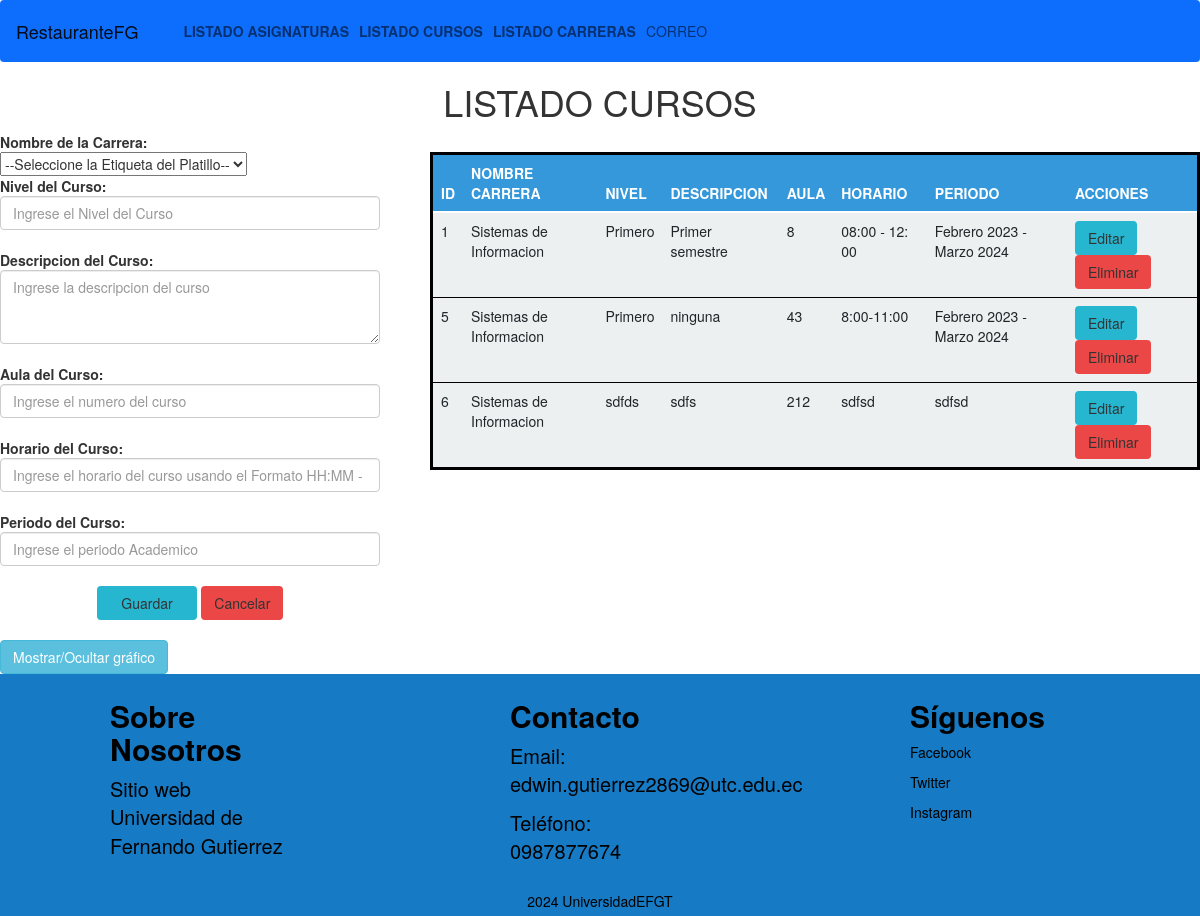
Screenshot of /curso with the database file from the repository.
### Aplicaciones/MatriculasEFGT/models.py (models this page shows)
class CursoEFGT(models.Model):
    id=models.AutoField(primary_key=True)
    nivelCursoEFGT=models.CharField(max_length=50)
    descripcionCursoEFGT=models.TextField()
    aulaCursoEFGT=models.PositiveIntegerField()
    horarioCursoEFGT=models.CharField(max_length=20, help_text='Formato HH:MM - HH:MM')
    periodoCursoEFGT=models.CharField(max_length=150)
    carrera=models.ForeignKey(CarreraEFGT,null=True,blank=True,on_delete=models.PROTECT)

class CarreraEFGT(models.Model):
    id=models.AutoField(primary_key=True)
    nombreCarreraEFGT=models.CharField(max_length=100)
    directorCarreraEFGT=models.CharField(max_length=100)
    logoCarreraEFGT=models.FileField(upload_to='logos',null=True,blank=True)
    duracionCarreraEFGT=models.CharField(max_length=100)
    facultadCarreraEFGT=models.CharField(max_length=100)

### Aplicaciones/MatriculasEFGT/views.py (the view)
# urls.py: path('curso',views.listadoCurso, name='listado_cursos'),
def listadoCurso(request):
    curso=CursoEFGT.objects.all()
    carrerasBdd=CarreraEFGT.objects.all()
    return render(request,'listadoCurso.html',{'cursos':curso,'carreras':carrerasBdd})

### Aplicaciones/MatriculasEFGT/templates/listadoCurso.html (shortened to what this page needs)
{% extends "./plantilla.html" %}
{% block contenido %}
{% load static %}
<center><h1>LISTADO CURSOS</h1></center>
<div class="row">
      <div class="col-md-4">
        <form class="" action="/guardarCurso/" method="post" enctype="multipart/form-data" id="frm_nuevo_curso">
          <b>Nombre de la Carrera: </b>
          <select name="id_carrera" id="id_carrera" data-live-search="true" data-live-search-style="startsWith" class="selectpicker"required>
            <option value="">--Seleccione la Etiqueta del Platillo--</option>
          </select>
          <br>
          <b>Nivel del Curso: </b>
          <input type="text" name="nivelCursoEFGT" id="nivelCursoEFGT" value="" placeholder="Ingrese el Nivel del Curso" class="form-control" required>
          <br>
          <b>Descripcion del Curso: </b>
          <textarea name="descripcionCursoEFGT" rows="3" class="form-control" placeholder="Ingrese la descripcion del curso" required></textarea>
          <br>
          <b>Aula del Curso: </b>
          <input type="number" name="aulaCursoEFGT" id="aulaCursoEFGT" value="" placeholder="Ingrese el numero del curso" class="form-control" required>
          <br>
          <b>Horario del Curso: </b>
          <input type="text" name="horarioCursoEFGT" id="horarioCursoEFGT" value="" placeholder="Ingrese el horario del curso usando el Formato HH:MM - HH:MM" class="form-control" required>
          <br>
          <b>Periodo del Curso: </b>
          <input type="text" name="periodoCursoEFGT" id="periodoCursoEFGT" value="" placeholder="Ingrese el periodo Academico" class="form-control" required>
          <br>
          <center class="button-container">
            <button type="submit" name="button" class="btn btn-custom-light"> &nbsp;&nbsp; Guardar &nbsp;&nbsp; </button>
            <button type="reset" name="button" class="btn btn-custom-secondary"> Cancelar </button>
          </center>
          <br>
        </form>
      </div>
      <div class="col-md-8">
        <br>
        <ul>
          <table class="table" id="tbl_cursos">
            <thead>
              <tr>
                <th>ID</th>
                <th>NOMBRE CARRERA</th>
                <th>NIVEL</th>
                <th>DESCRIPCION</th>
                <th>AULA</th>
                <th>HORARIO</th>
                <th>PERIODO</th>
                <th>ACCIONES</th>
              </tr>
            </thead>
              <tbody>
                {% for curso in cursos %}
                  <tr>
                    <td>{{curso.id}}</td>
                    <td>{{curso.carrera.nombreCarreraEFGT}}</td>
                    <td>{{curso.nivelCursoEFGT}}</td>
                    <td>{{curso.descripcionCursoEFGT}}</td>
                    <td>{{curso.aulaCursoEFGT}}</td>
                    <td>{{curso.horarioCursoEFGT}}</td>
                    <td>{{curso.periodoCursoEFGT}}</td>
                    <td>
                      <a href="/editarCurso/{{curso.id}}" class="btn btn-custom-light">Editar</a>
                       <a href="javascript:void(0)"
                        onclick="eliminarCurso('/eliminarCurso/{{curso.id}}');"
                        class="btn btn-custom-secondary">
                          Eliminar
                        </a>
                    </td>
                  {% endfor %}
                  </tr>
              </tbody>
          </table>
      </div>
    </div>
<button id="toggleChartButton" onclick="toggleChart()" class="btn btn-info">Mostrar/Ocultar gráfico</button>
    {% endblock %}

### UniversidadEFGT/static/css/principal.css (style rules this page uses)
table { border: 3px solid black !important; }
table thead { background-color: #3498db; color: #ffffff; }
table tbody { background-color: #ecf0f1; }
.btn-custom-light { background-color: #26B6CF; color: #333; }
.btn-custom-secondary { background-color: #EC4747; color: #333; }
body { margin: 0; padding: 0; font-family: Arial, sans-serif; }

### rows the page displays
CursoEFGT: id "1", carrera.nombreCarreraEFGT "Sistemas de Informacion", nivelCursoEFGT "Primero", descripcionCursoEFGT "Primer semestre", aulaCursoEFGT "8", horarioCursoEFGT "08:00 - 12: 00", periodoCursoEFGT "Febrero 2023 - Marzo 2024"
CursoEFGT: id "5", carrera.nombreCarreraEFGT "Sistemas de Informacion", nivelCursoEFGT "Primero", descripcionCursoEFGT "ninguna", aulaCursoEFGT "43", horarioCursoEFGT "8:00-11:00", periodoCursoEFGT "Febrero 2023 - Marzo 2024"
CursoEFGT: id "6", carrera.nombreCarreraEFGT "Sistemas de Informacion", nivelCursoEFGT "sdfds", descripcionCursoEFGT "sdfs", aulaCursoEFGT "212", horarioCursoEFGT "sdfsd", periodoCursoEFGT "sdfsd"
